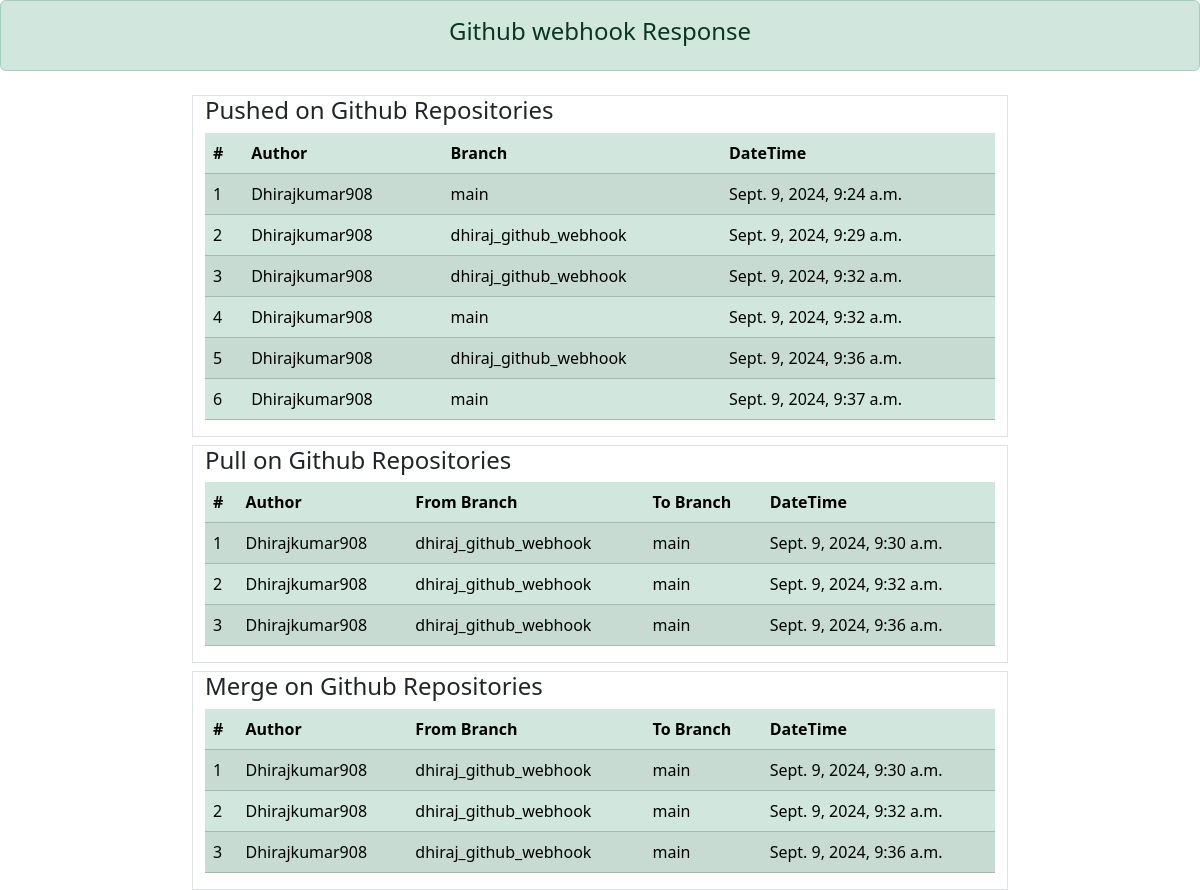
Before: / with the older database file.
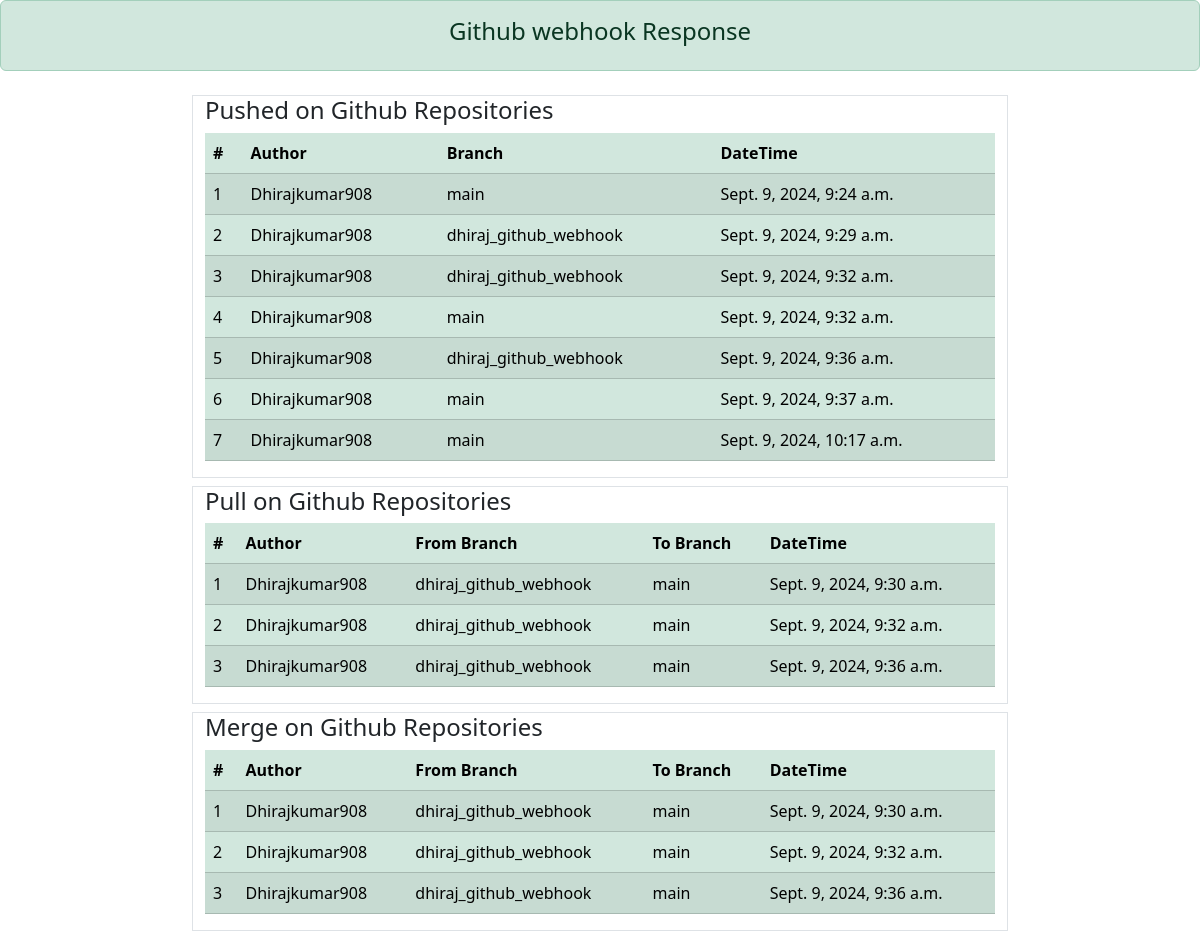
After: the same page with the newer database file.
### webhook/models.py (models this page shows)
class Push_event(models.Model):
    author=models.CharField(max_length=250)
    branch=models.CharField(max_length=250)
    datetime=models.DateTimeField()

class Pull_request(models.Model):
    author=models.CharField(max_length=250)
    from_branch=models.CharField(max_length=250)
    to_branch=models.CharField(max_length=250)
    datetime=models.DateTimeField()

### webhook/views.py (the view)
# urls.py: path('',views.index, name='index'),
def index(request):
    push_data=Push_event.objects.all()
    pull_request=Pull_request.objects.all()
    marge=Merge_event.objects.all()
    context={'push_data':push_data, 'pull_request':pull_request, 'marge':marge}
    return render(request, 'index.html',context)

### webhook/templates/index.html (shortened to what this page needs)
<!DOCTYPE html>
<html lang="en">
  <head>
    <link
      href="https://cdn.jsdelivr.net/npm/bootstrap@5.3.3/dist/css/bootstrap.min.css"
      rel="stylesheet"
    />
  </head>
  <body>
    <div class="alert alert-success text-center"><h4>Github webhook Response</h4></div>
    <div class="row justify-content-center">
      <div class="col-8 border mt-2">
        <h4>Pushed on Github Repositories</h4>
        <table class="table table-success table-striped">
          <thead>
            <tr>
              <th scope="col">#</th>
              <th scope="col">Author</th>
              <th scope="col">Branch</th>
              <th scope="col">DateTime</th>
            </tr>
          </thead>
          <tbody>
            {% for data in push_data %}
            <tr>
              <td>{{data.id}}</td>
              <td>{{data.author}}</td>
              <td>{{data.branch}}</td>
              <td>{{data.datetime}}</td>
            </tr>
            {% endfor %}
          </tbody>
        </table>
      </div>
    </div>
    <div class="row justify-content-center">
      <div class="col-8 border mt-2">
        <h4>Pull on Github Repositories</h4>
        <table class="table table-success table-striped">
          <thead>
            <tr>
              <th scope="col">#</th>
              <th scope="col">Author</th>
              <th scope="col">From Branch</th>
              <th scope="col">To Branch</th>
              <th scope="col">DateTime</th>
            </tr>
          </thead>
          <tbody>
            {% for data in pull_request %}
            <tr>
              <td>{{data.id}}</td>
              <td>{{data.author}}</td>
              <td>{{data.from_branch}}</td>
              <td>{{data.to_branch}}</td>
              <td>{{data.datetime}}</td>
            </tr>
            {% endfor %}
          </tbody>
        </table>
      </div>
    </div>
    <div class="row justify-content-center">
        <div class="col-8 border mt-2">
          <h4>Merge on Github Repositories</h4>
          <table class="table table-success table-striped">
            <thead>
              <tr>
                <th scope="col">#</th>
                <th scope="col">Author</th>
                <th scope="col">From Branch</th>
                <th scope="col">To Branch</th>
                <th scope="col">DateTime</th>
              </tr>
            </thead>
            <tbody>
              {% for data in pull_request %}
              <tr>
                <td>{{data.id}}</td>
                <td>{{data.author}}</td>
                <td>{{data.from_branch}}</td>
                <td>{{data.to_branch}}</td>
                <td>{{data.datetime}}</td>
              </tr>
              {% endfor %}
            </tbody>
          </table>
        </div>
      </div>
  </body>
</html>

Changed rows visible on the page:
added Push_event: id "7", author "Dhirajkumar908", branch "main", datetime "Sept. 9, 2024, 10:17 a.m."
